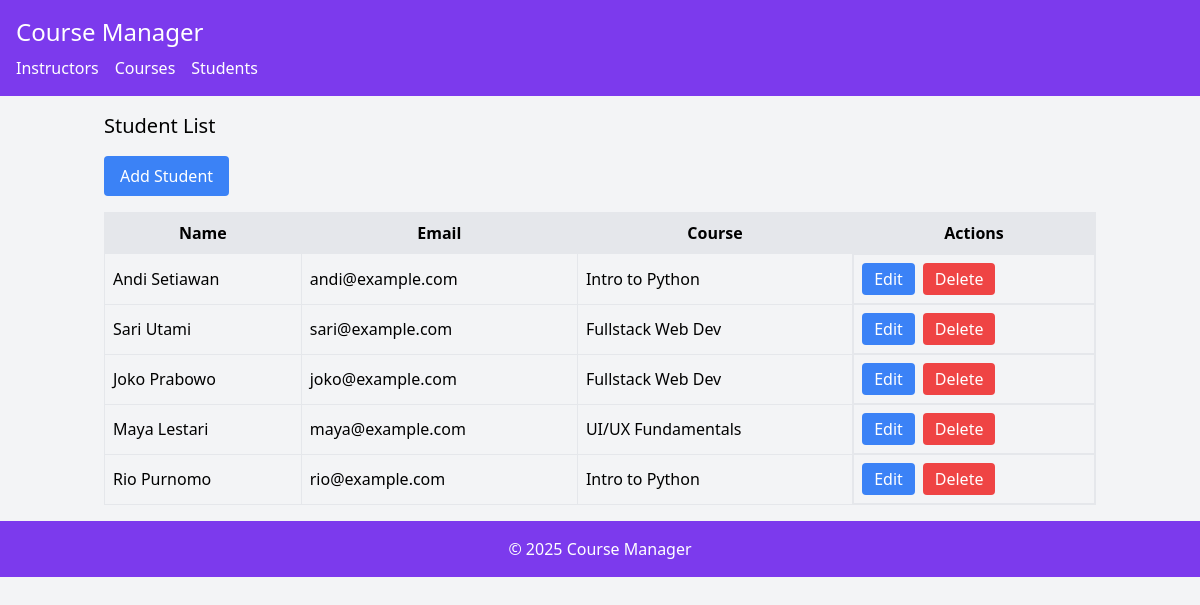
/index.php?entity=student, run on the app's committed database.
### tables this page shows
CREATE TABLE students (
    id INT AUTO_INCREMENT PRIMARY KEY,
    name VARCHAR(100) NOT NULL,
    email VARCHAR(100) UNIQUE NOT NULL,
    course_id INT,
    FOREIGN KEY (course_id) REFERENCES courses(id)
        ON DELETE SET NULL
        ON UPDATE CASCADE
);

CREATE TABLE courses (
    id INT AUTO_INCREMENT PRIMARY KEY,
    title VARCHAR(100) NOT NULL,
    description TEXT,
    duration INT,
    instructor_id INT,
    FOREIGN KEY (instructor_id) REFERENCES instructors(id)
        ON DELETE SET NULL
        ON UPDATE CASCADE
);

### model/Student.php (called while the page is built, shortened)
<?php
require_once 'config/Database.php';
class Student {
    private $conn;
    private $table = 'students';
    public function __construct() {
        $database = new Database();
        $this->conn = $database->getConnection();
    }
    public function getAll() {
        $query = "SELECT s.*, c.title as course_title
                  FROM " . $this->table . " s
                  LEFT JOIN courses c ON s.course_id = c.id";
        $stmt = $this->conn->prepare($query);
        $stmt->execute();
        return $stmt->fetchAll(PDO::FETCH_ASSOC);
    }
}
?>

### config/Database.php (called while the page is built, shortened)
<?php
class Database {
    private $host = "localhost";
    private $username = "root";
    private $password = "";
    private $database = "course_manager";
    public function getConnection() {
        $this->conn = null;
        try {
            $this->conn = new PDO(
                "mysql:host=" . $this->host . ";dbname=" . $this->database,
                $this->username,
                $this->password
            );
            $this->conn->setAttribute(PDO::ATTR_ERRMODE, PDO::ERRMODE_EXCEPTION);
        } catch(PDOException $e) {
            echo "Connection error: " . $e->getMessage();
        }
        return $this->conn;
    }
}
?>

### viewmodel/StudentViewModel.php (called while the page is built, shortened)
<?php
require_once 'model/Student.php';
class StudentViewModel {
    private $student;
    public function __construct() {
        $this->student = new Student();
    }
    public function getStudentList() {
        return $this->student->getAll();
    }
}
?>

### views/student_list.php (the view)
<?php
require_once 'views/template/header.php';
?>
<h2 class="text-xl mb-4">Student List</h2>
<a href="index.php?entity=student&action=add" class="bg-blue-500 text-white px-4 py-2 rounded mb-4 inline-block">Add Student</a>
<table class="w-full border">
    <tr class="bg-gray-200">
        <th class="border p-2">Name</th>
        <th class="border p-2">Email</th>
        <th class="border p-2">Course</th>
        <th class="border p-2">Actions</th>
    </tr>
    <?php foreach ($studentList as $student): ?>
    <tr>
        <td class="border p-2"><?php echo htmlspecialchars($student['name']); ?></td>
        <td class="border p-2"><?php echo htmlspecialchars($student['email']); ?></td>
        <td class="border p-2"><?php echo htmlspecialchars($student['course_title'] ?? ''); ?></td>
        <td class="border p-2 flex space-x-2">
            <a href="index.php?entity=student&action=edit&id=<?php echo $student['id']; ?>" class="bg-blue-500 text-white px-3 py-1 rounded hover:bg-blue-600">Edit</a>
            <form action="index.php?entity=student&action=delete&id=<?php echo $student['id']; ?>" method="POST" onsubmit="return confirm('Are you sure?');" style="display:inline;">
                <button type="submit" class="bg-red-500 text-white px-3 py-1 rounded hover:bg-red-600">Delete</button>
            </form>
        </td>
    </tr>
    <?php endforeach; ?>
</table>
<?php
require_once 'views/template/footer.php';
?>

### data on the page
students: name "Andi Setiawan", email "andi@example.com", course.title "Intro to Python"
students: name "Sari Utami", email "sari@example.com", course.title "Fullstack Web Dev"
students: name "Joko Prabowo", email "joko@example.com", course.title "Fullstack Web Dev"
students: name "Maya Lestari", email "maya@example.com", course.title "UI/UX Fundamentals"
students: name "Rio Purnomo", email "rio@example.com", course.title "Intro to Python"
